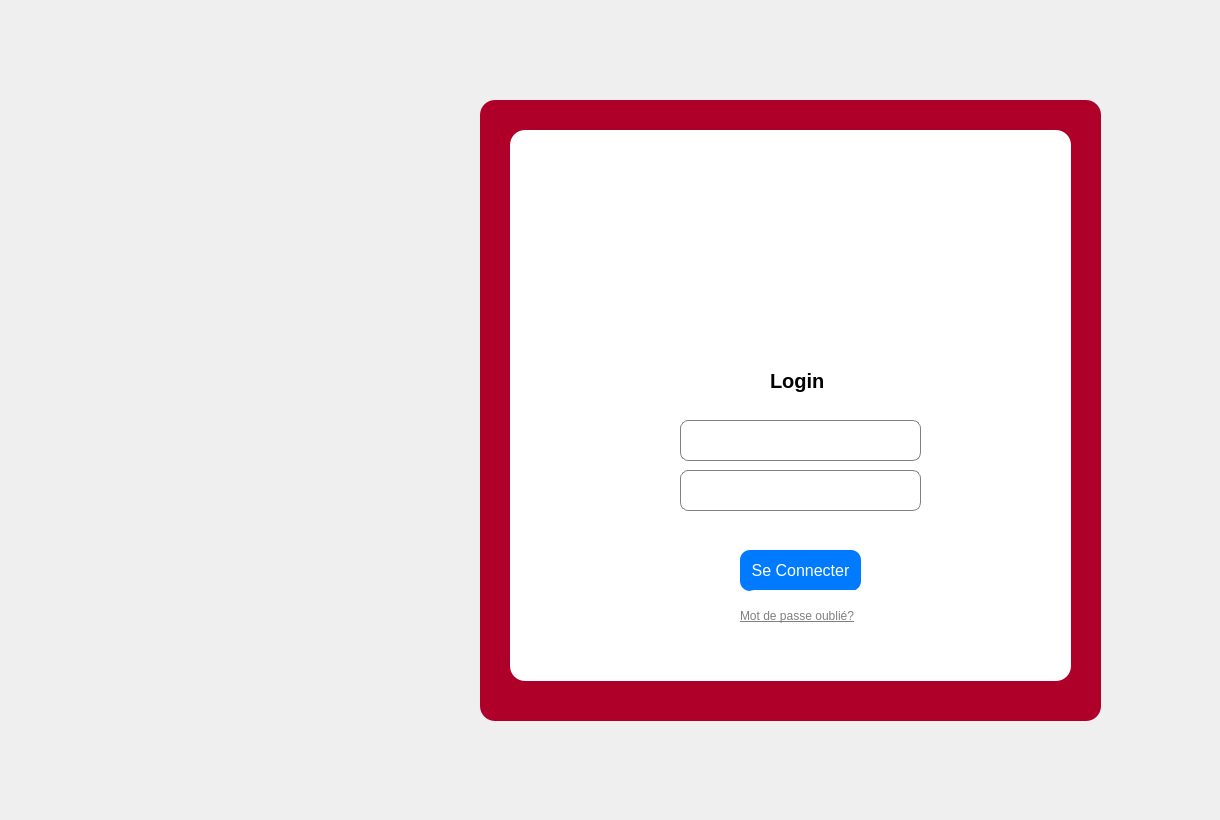
    <widget class="QWidget" name="pagelogin">
     <widget class="QFrame" name="frame_5">
      <property name="geometry">
       <rect>
        <x>480</x>
        <y>100</y>
        <width>621</width>
        <height>621</height>
       </rect>
      </property>
      <property name="styleSheet">
       <string notr="true">QFrame {
    background-color:#af0029;
    border-radius: 15px;
}
</string>
      </property>
      <property name="frameShape">
       <enum>QFrame::Shape::StyledPanel</enum>
      </property>
      <property name="frameShadow">
       <enum>QFrame::Shadow::Raised</enum>
      </property>
      <widget class="QFrame" name="frame_7">
       <property name="geometry">
        <rect>
         <x>30</x>
         <y>30</y>
         <width>561</width>
         <height>551</height>
        </rect>
       </property>
       <property name="styleSheet">
        <string notr="true">QFrame {
    background-color: white;
    border-radius: 15px;
}
</string>
       </property>
       <property name="frameShape">
        <enum>QFrame::Shape::StyledPanel</enum>
       </property>
       <property name="frameShadow">
        <enum>QFrame::Shadow::Raised</enum>
       </property>
       <widget class="QLabel" name="label_16">
        <property name="geometry">
         <rect>
          <x>220</x>
          <y>100</y>
          <width>151</width>
          <height>151</height>
         </rect>
        </property>
        <property name="pixmap">
         <pixmap resource="images/images.qrc">:/images/logo.png</pixmap>
        </property>
        <property name="scaledContents">
         <bool>true</bool>
        </property>
       </widget>
       <widget class="QLabel" name="label_18">
        <property name="geometry">
         <rect>
          <x>260</x>
          <y>230</y>
          <width>71</width>
          <height>41</height>
         </rect>
        </property>
        <property name="styleSheet">
         <string notr="true">QLabel {
    font-size: 20px;
    font-weight: bold;
    color: black;
}
</string>
        </property>
        <property name="text">
         <string>Login</string>
        </property>
       </widget>
       <widget class="QLineEdit" name="lineEdit_5">
        <property name="geometry">
         <rect>
          <x>170</x>
          <y>290</y>
          <width>241</width>
          <height>41</height>
         </rect>
        </property>
        <property name="styleSheet">
         <string notr="true">QLineEdit {
    border: 1px solid gray;
    border-radius: 8px;
    padding: 5px;
    font-size: 14px;
}
</string>
        </property>
       </widget>
       <widget class="QLineEdit" name="lineEdit_6">
        <property name="geometry">
         <rect>
          <x>170</x>
          <y>340</y>
          <width>241</width>
          <height>41</height>
         </rect>
        </property>
        <property name="styleSheet">
         <string notr="true">QLineEdit {
    border: 1px solid gray;
    border-radius: 8px;
    padding: 5px;
    font-size: 14px;
}
QLineEdit[echoMode=&quot;2&quot;] { /* Mode Password */
    letter-spacing: 3px;
}
</string>
        </property>
        <property name="echoMode">
         <enum>QLineEdit::EchoMode::Password</enum>
        </property>
       </widget>
       <widget class="QPushButton" name="pushButton_3">
        <property name="geometry">
         <rect>
          <x>230</x>
          <y>420</y>
          <width>121</width>
          <height>41</height>
         </rect>
        </property>
        <property name="styleSheet">
         <string notr="true">QPushButton {
    background-color: #007BFF;
    color: white;
    border-radius: 10px;
    font-size: 16px;
    padding: 8px;
}

QPushButton:hover {
    background-color: #0056b3;
}
</string>
        </property>
        <property name="text">
         <string>Se Connecter</string>
        </property>
       </widget>
       <widget class="QLabel" name="label_19">
        <property name="geometry">
         <rect>
          <x>230</x>
          <y>460</y>
          <width>171</width>
          <height>51</height>
         </rect>
        </property>
        <property name="styleSheet">
         <string notr="true">QLabel {
    font-size: 12px;
    color: gray;
    text-decoration: underline;
}
</string>
        </property>
        <property name="text">
         <string>Mot de passe oublié?</string>
        </property>
       </widget>
       <widget class="QLabel" name="label_6">
        <property name="geometry">
         <rect>
          <x>120</x>
          <y>-10</y>
          <width>341</width>
          <height>221</height>
         </rect>
        </property>
        <property name="text">
         <string/>
        </property>
        <property name="pixmap">
         <pixmap>:/images/Downloads/2afc17cd-edba-480d-9376-c2ef5360da57.jpeg</pixmap>
        </property>
        <property name="scaledContents">
         <bool>true</bool>
        </property>
       </widget>
       <widget class="QLabel" name="label_8">
        <property name="geometry">
         <rect>
          <x>20</x>
          <y>399</y>
          <width>131</width>
          <height>131</height>
         </rect>
        </property>
        <property name="text">
         <string/>
        </property>
        <property name="pixmap">
         <pixmap>:/images/Downloads/698c99ce-a4b1-4073-bda8-6d779a89693d.jpeg</pixmap>
        </property>
        <property name="scaledContents">
         <bool>true</bool>
        </property>
       </widget>
       <widget class="QLabel" name="label_9">
        <property name="geometry">
         <rect>
          <x>430</x>
          <y>20</y>
          <width>121</width>
          <height>151</height>
         </rect>
        </property>
        <property name="text">
         <string/>
        </property>
        <property name="pixmap">
         <pixmap>:/images/Downloads/8f091580-f9f5-43fb-89a3-0d4bbe6da779.jpeg</pixmap>
        </property>
        <property name="scaledContents">
         <bool>true</bool>
        </property>
       </widget>
       <zorder>label_9</zorder>
       <zorder>label_6</zorder>
       <zorder>label_16</zorder>
       <zorder>label_18</zorder>
       <zorder>lineEdit_5</zorder>
       <zorder>lineEdit_6</zorder>
       <zorder>pushButton_3</zorder>
       <zorder>label_19</zorder>
       <zorder>label_8</zorder>
      </widget>
     </widget>
     <widget class="QLabel" name="label_5">
      <property name="geometry">
       <rect>
        <x>-8</x>
        <y>-1</y>
        <width>1211</width>
        <height>811</height>
       </rect>
      </property>
      <property name="text">
       <string/>
      </property>
      <property name="pixmap">
       <pixmap resource="images/images.qrc">:/images/vax.png</pixmap>
      </property>
      <property name="scaledContents">
       <bool>true</bool>
      </property>
     </widget>
     <zorder>label_5</zorder>
     <zorder>frame_5</zorder>
    </widget>
